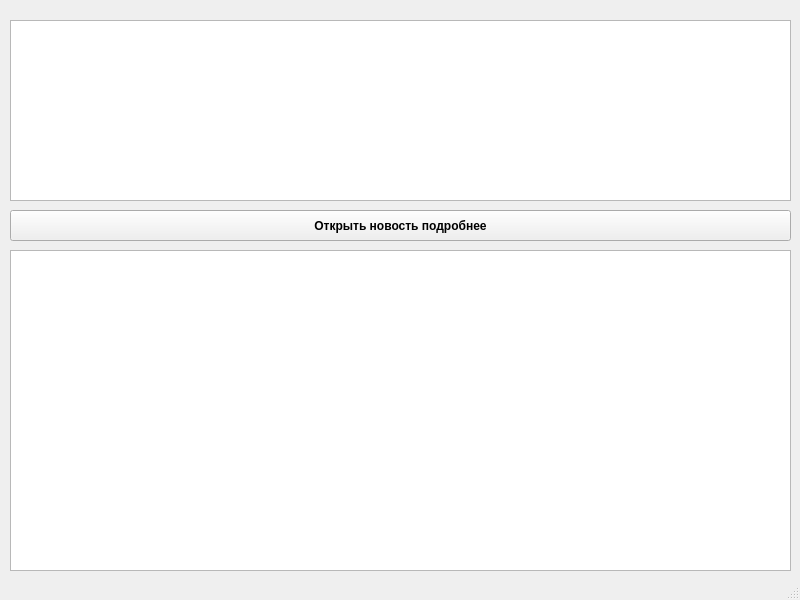
<?xml version="1.0" encoding="UTF-8"?>
<ui version="4.0">
 <class>MainWindow</class>
 <widget class="QMainWindow" name="MainWindow">
  <property name="geometry">
   <rect>
    <x>0</x>
    <y>0</y>
    <width>800</width>
    <height>600</height>
   </rect>
  </property>
  <property name="windowTitle">
   <string>MainWindow</string>
  </property>
  <widget class="QWidget" name="centralwidget">
   <widget class="QListWidget" name="listWidget">
    <property name="geometry">
     <rect>
      <x>10</x>
      <y>20</y>
      <width>781</width>
      <height>181</height>
     </rect>
    </property>
    <property name="font">
     <font>
      <family>Arial</family>
      <pointsize>12</pointsize>
      <weight>50</weight>
      <bold>false</bold>
     </font>
    </property>
   </widget>
   <widget class="QPushButton" name="pushButton">
    <property name="geometry">
     <rect>
      <x>10</x>
      <y>210</y>
      <width>781</width>
      <height>31</height>
     </rect>
    </property>
    <property name="font">
     <font>
      <family>Arial</family>
      <weight>75</weight>
      <bold>true</bold>
     </font>
    </property>
    <property name="text">
     <string>Открыть новость подробнее</string>
    </property>
   </widget>
   <widget class="QTextEdit" name="textEdit">
    <property name="geometry">
     <rect>
      <x>10</x>
      <y>250</y>
      <width>781</width>
      <height>321</height>
     </rect>
    </property>
    <property name="font">
     <font>
      <family>Arial</family>
      <pointsize>12</pointsize>
     </font>
    </property>
   </widget>
  </widget>
  <widget class="QStatusBar" name="statusbar"/>
 </widget>
 <resources/>
 <connections/>
</ui>
